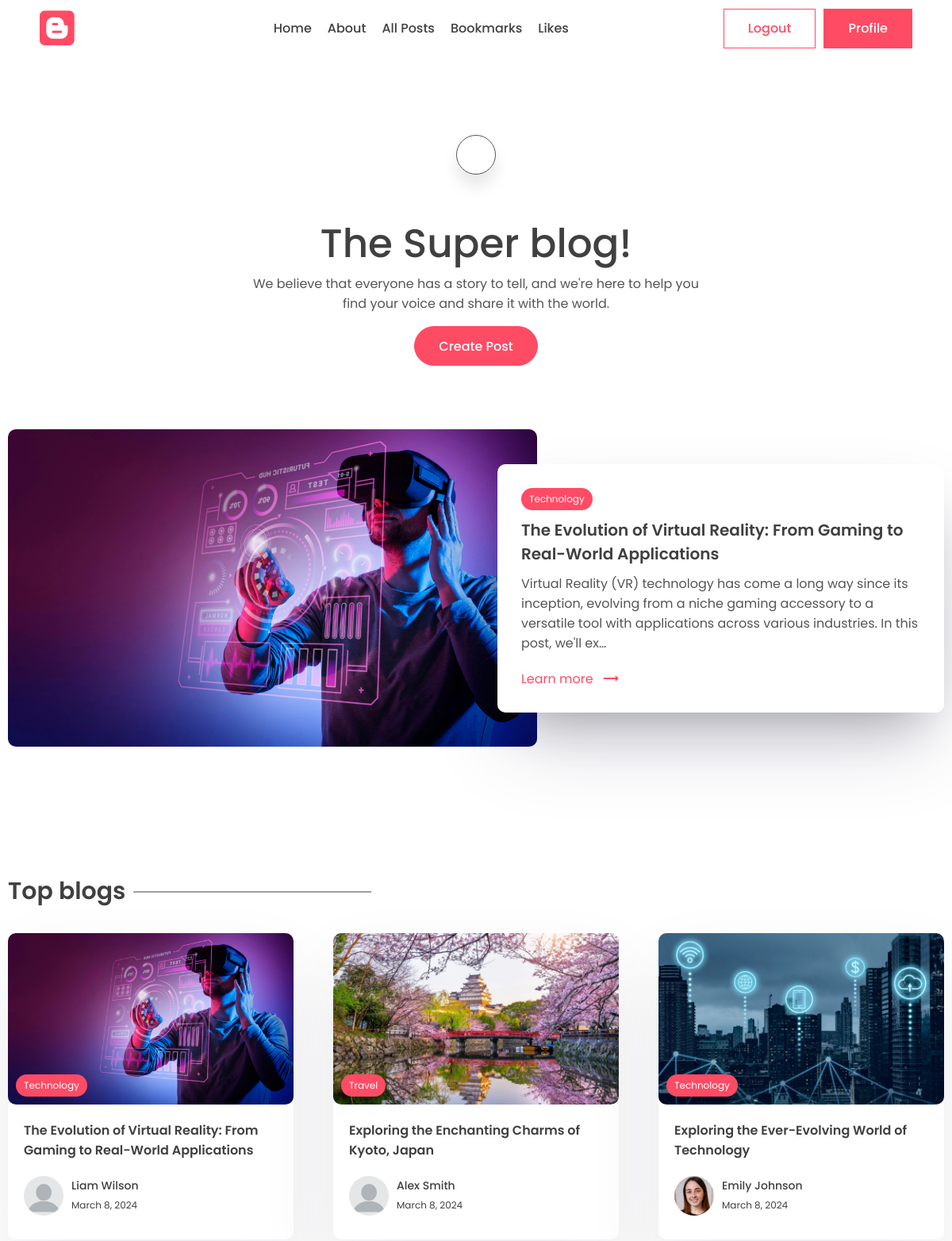
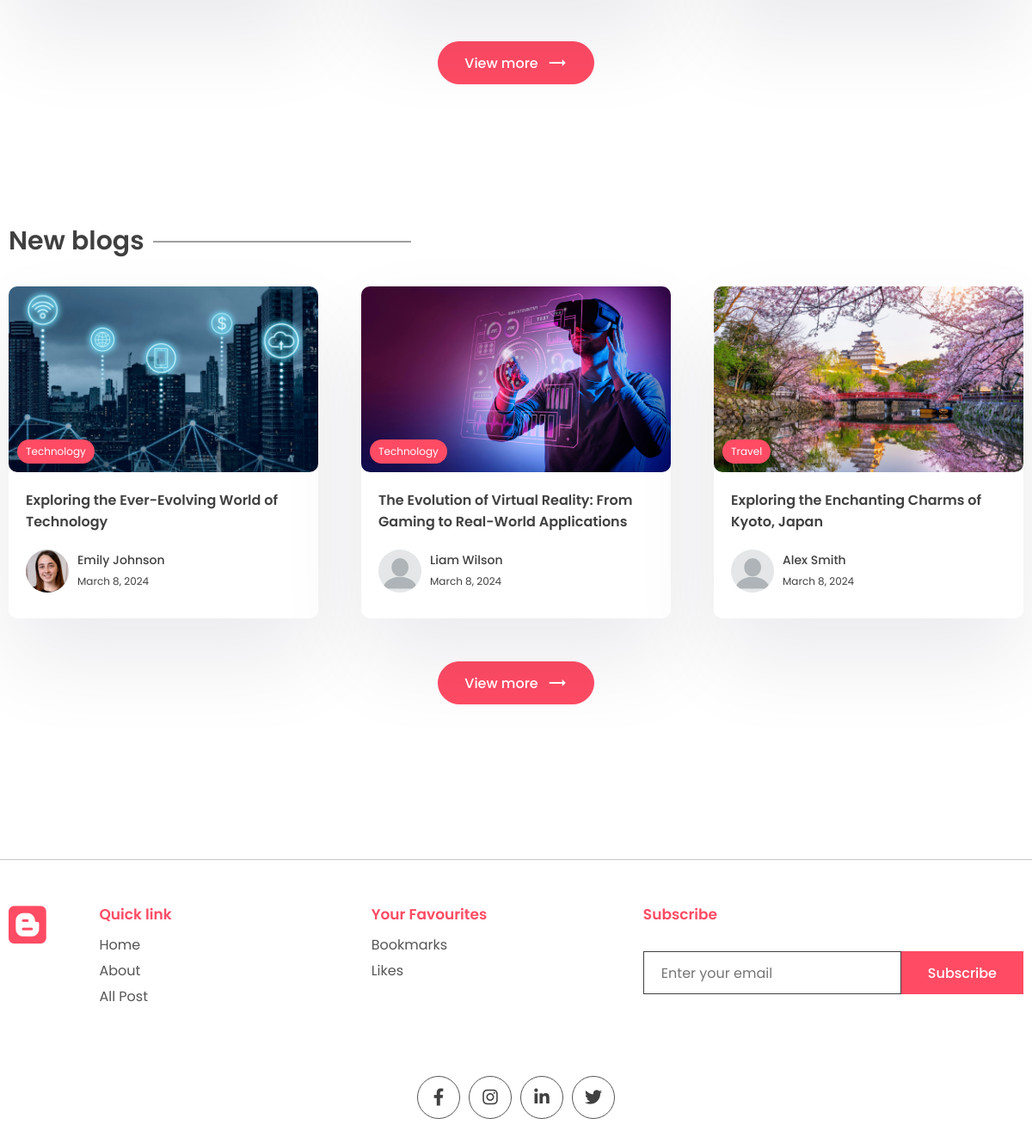
The page / (signed in) on the database its author committed (2 pictures, top to bottom).
### posts/models.py (models this page shows, shortened)
class Post(models.Model):
    title = models.CharField(max_length=200)
    content = models.TextField()
    last_updated = models.DateTimeField(auto_now=True)
    slug = models.SlugField(max_length=200, unique=True)
    image = models.ImageField(null=True, blank=True, upload_to="images/")
    tags = models.ManyToManyField(Tag, blank=True, related_name='post')
    view_count = models.IntegerField(null=True, blank=True)
    is_featured = models.BooleanField(default=False)
    author = models.ForeignKey(User, on_delete=models.CASCADE, null=True, blank=True)
    bookmarks = models.ManyToManyField(User, related_name="bookmarks", default=None, blank=True)
    likes = models.ManyToManyField(User, related_name="likes", default=None, blank=True)

class Tag(models.Model):
    name = models.CharField(max_length=100)
    description = models.CharField(max_length=100)
    slug = models.SlugField(max_length=200, unique=True)

### accounts/models.py (models this page shows, shortened)
class Profile(models.Model):
    user = models.OneToOneField(User, on_delete=models.CASCADE)
    profile_image = models.ImageField(null=True, blank=True, upload_to="images/")
    slug = models.SlugField(max_length=200, unique=True)
    bio = models.CharField(null=True, blank=True, max_length=200)
    def full_name(self):
        return f'{self.user.first_name} {self.user.last_name}'

### blogapp/views.py (the view, shortened to what this page needs)
# urls.py: path('', views.index, name="index"),
def index(request):
    posts = Post.objects.all()
    top_posts = Post.objects.all().order_by('-view_count')[0:3]
    recent_posts = Post.objects.all().order_by('-last_updated')[0:3]
    featured_blog = Post.objects.filter(is_featured = True)
    subscribe_form = SubscribeForm()
    subscribe_successful = None
    website_info = None
    if WebsiteMeta.objects.all().exists():
        website_info = WebsiteMeta.objects.all()[0]
    if featured_blog:
        featured_blog = featured_blog[0]
    profile = request.user.profile if hasattr(request.user, 'profile') else None
    context = {
        'posts':posts,
        'website_info':website_info,
        'top_posts':top_posts,
        'recent_posts':recent_posts,
        'subscribe_form':subscribe_form,
        'subscribe_successful':subscribe_successful,
        'featured_blog': featured_blog,
        'profile': profile,
    }
    return render(request, 'index.html', context)

### posts/forms.py
class SubscribeForm(forms.ModelForm):
    class Meta:
        model = Subscribe
        fields = '__all__'
        labels = {'email':_('')}
    def __init__(self, *args, **kwargs):
        super().__init__(*args, **kwargs)
        self.fields['email'].widget.attrs['placeholder'] = 'Enter your email'

### templates/index.html (shortened to what this page needs)
{% extends "base.html" %}
{% load static %}
{% block content %}
    <main>
        <div class="container">
        <center>
            <div class="search-bar">
                <a href="{% url "search" %}" class="animated-search" onclick="searchbar()">
                </a>
            </div>
            <div class="typo">
                {% if website_info.title %}
                    <h1 class="title">{{website_info.title}}</h1>
                {% else %}
                    <h1 class="title">The Super blog!</h1>
                {% endif %}
                {% if website_info.description %}
                    <p>
                       {{website_info.description}}
                    </p>
                {% else %}
                    <p>
                        We believe that everyone has a story to tell, and we're here to help you find your voice and share it with the world.
                    </p>
                {% endif %}
            </div>
            <div class="action-btn-container">
                <div class="action-btn">
                  <a href="{% url 'create_post' %}" class="btn btn-primary rounded">Create Post</a>
                </div>
            </div>
        </center>
        </div>
    </main>
    {% if featured_blog %}
    <section class="sp">
        <div class="container">
            <a href="{% url "post_page" featured_blog.slug %}">
            <div class="grid-2">
                <div class="post-img">
                    <img src="{{featured_blog.image.url}}" alt="" />
                </div>
                <div class="post-content">
                    <div class="category">
                        <p>{{featured_blog.tags.all.0.name}}</p>
                    </div>
                    <h1>
                        {{featured_blog.title}}
                    </h1>
                    <p class="des">
                        {{featured_blog.content|truncatechars:200}}
                    </p>
                    <a class="learn" href="{% url "post_page" featured_blog.slug %}"
                        >Learn more <span class="material-icons"> trending_flat </span></a
                    >
                </div>
            </div>
            </a>
        </div>
    </section>
    {% endif %}
    <section class="sp">
        <div class="container">
            <h1 class="sec-title">Top blogs</h1>
            <div class="grid-3">
                {% for post in top_posts %}
                <a href="{% url "post_page" post.slug %}">
                    <div class="card">
                        <div class="post-img">
                            <img src="{{post.image.url}}" alt="" />
                            <div class="tag">{{post.tags.all.0.name}}</div>
                        </div>
                        <div class="card-content">
                            <h3>
                                {{post.title}}
                            </h3>
                            <div class="author">
                                <div class="profile-pic">
                                    {% if post.author.profile.profile_image %}
                                        <img src="{{ post.author.profile.profile_image.url }}" alt="Profile Image">
                                    {% else %}
                                        <img src="{% static "images/blank-profile.webp" %}" alt="blank Image">
                                    {% endif %}
                                </div>
                                <div class="details">
                                    <p>{{post.author.profile.full_name}}</p>
                                    <small>{{post.last_updated|date}}</small>
                                </div>
                            </div>
                        </div>
                    </div>
                </a>
                {% endfor %}
            </div>
            <center>
                <a href="{% url "all_posts" %}"><button class="btn btn-primary rounded view">
                View more <span class="material-icons"> trending_flat </span>
                </button></a>
            </center>
        </div>
    </section>
    <section class="sp">
        <div class="container">
            <h1 class="sec-title">New blogs</h1>
            <div class="grid-3">
                {% for post in recent_posts %}
                <a href="{% url "post_page" post.slug %}">
                    <div class="card">
                        <div class="post-img">
                            <img src="{{post.image.url}}" alt="" />
                            <div class="tag">{{post.tags.all.0.name}}</div>
                        </div>
                        <div class="card-content">
                            <h3>
                                {{post.title}}
                            </h3>
                            <div class="author">
                                <div class="profile-pic">
                                    {% if post.author.profile.profile_image %}
                                        <img src="{{ post.author.profile.profile_image.url }}" alt="Profile Image">
                                    {% else %}
                                        <img src="{% static "images/blank-profile.webp" %}" alt="blank Image">
                                    {% endif %}
                                </div>
                                <div class="details">
                                    <p>{{post.author.profile.full_name}}</p>
                                    <small>{{post.last_updated|date}}</small>
                                </div>
                            </div>
                        </div>
                    </div>
                </a>
                {% endfor %}
            </div>
            <center>
                <a href="{% url "all_posts" %}"><button class="btn btn-primary rounded view">
                View more <span class="material-icons"> trending_flat </span>
                </button></a>
            </center>
        </div>
    </section>
{% endblock content %}

### static/style.css (style rules this page uses)
* { margin: 0; padding: 0; box-sizing: border-box; text-decoration: none; border: none; outline: none; list-style: none; font-family: "Poppins", sans-serif; color: var(--black); }
:root { --red: #ff4b64; --dark-red: #dd4455; --black: #404040; --des: #555555; --shadow: #ffffff1a 0px 1px 1px 0px inset, #32325d40 0px 50px 100px -20px, #0000004d 0px 30px 60px -30px; --shadow2: rgba(17, 12, 46, 0.084) 0px 48px 100px 0px; }
html { font-size: 62.5%; }
[class*="grid"] { display: grid; }
img { width: 100%; }
.container { max-width: 1220px; margin: auto; padding: 0 10px; }
p, a { font-size: 1.6rem; color: var(--des); }
input, textarea { font-size: 1.6rem; color: var(--black); }
.btn { cursor: pointer; height: 5rem; padding: 0 3rem; font-size: 1.6rem; font-weight: 500; border: 1px solid var(--red); display: flex; align-items: center; justify-content: center; gap: 1rem; }
.btn span { color: white; }
.btn-primary { background: var(--red); color: white; }
.rounded { border-radius: 5rem; }
.action-btn, .links { display: flex; align-items: center; gap: 1rem; }
.search-bar, .animated-search { width: 5rem; aspect-ratio: 1/1; border: 1px solid var(--des); border-radius: 50%; display: flex; align-items: center; justify-content: center; background: white; box-shadow: 0 15px 20px #00000018; cursor: pointer; margin-top: 10rem; z-index: 2; }
.search-bar { box-shadow: unset; border: none; }
.search-bar .animated-search { margin-top: 0; }
.typo { width: 50%; margin-top: 5rem; }
.title { font-size: 5rem; font-weight: 500; }
.newsletter input { border: 1px solid var(--black); height: 5rem; width: 30rem; padding: 0 2rem; }
.sp { padding: 8rem 0; }
.grid-2 { grid-template-columns: 1.3fr 1fr; align-items: center; }
.post-img { height: 40rem; width: 100%; overflow: hidden; border-radius: 1rem; }
.post-img img { height: 100%; object-fit: cover; object-position: center; }
.post-content { position: relative; left: -5rem; background: white; border-radius: 1rem; padding: 3rem; box-shadow: var(--shadow); width: calc(100% + 5rem); }
.post-content h1 { font-size: 2rem; font-weight: 600; margin: 1rem 0; }
.category { background: var(--red); width: fit-content; border-radius: 5rem; padding: 0.5rem 1rem; }
.category p { color: white; font-size: 1.2rem; }
.learn { display: flex; align-items: center; gap: 1rem; color: var(--red); margin-top: 2rem; }
.learn span { color: #ff4b64; }
.sec-title { font-size: 3rem; font-weight: 600; position: relative; width: fit-content; margin-bottom: 3rem; }
.sec-title::after { content: ""; position: absolute; right: -31rem; height: 1px; width: 30rem; background: var(--black); top: 50%; transform: translateY(-50%); }
.grid-3 { grid-template-columns: repeat(3, 1fr); gap: 5rem; }
.card { background: white; box-shadow: var(--shadow2); border-radius: 1rem; cursor: pointer; transition: 0.3s; }
.post-img { position: relative; }
.tag { position: absolute; bottom: 1rem; left: 1rem; background: var(--red); color: white; border-radius: 5rem; padding: 0.5rem 1rem; font-size: 1.2rem; }
.card-content { padding: 2rem; padding-bottom: 3rem; }
.card h3 { font-size: 1.6rem; font-weight: 600; }
.card .post-img { width: 100%; height: unset; aspect-ratio: 1/0.6; }
.author { display: flex; align-items: center; gap: 1rem; margin-top: 2rem; }
.profile-pic { width: 5rem; aspect-ratio: 1/1; border-radius: 50%; overflow: hidden; }
.author p { color: var(--black); font-weight: 500; font-size: 1.4rem; }
.author small { color: var(--black); font-size: 1.2rem; }
.view { margin-top: 5rem; }
.action-btn-container { margin-top: 16px; display: flex; justify-content: center; align-items: center; height: 100%; }

### rows shown on the page
Post: image (picture), tags.all.0.name "Technology", title "The Evolution of Virtual Reality: From Gaming to Real-World Applications", content "Virtual Reality (VR) technology has come a long way since its inception, evolving from a niche gaming accessory to a versatile tool with applications across various industries. In this post, we'll ex…", author.profile.full_name "Liam Wilson", last_updated "March 8, 2024"
Post: image (picture), tags.all.0.name "Travel", title "Exploring the Enchanting Charms of Kyoto, Japan", author.profile.full_name "Alex Smith", last_updated "March 8, 2024"
Post: image (picture), tags.all.0.name "Technology", title "Exploring the Ever-Evolving World of Technology", author.profile.profile_image (picture), author.profile.full_name "Emily Johnson", last_updated "March 8, 2024"
